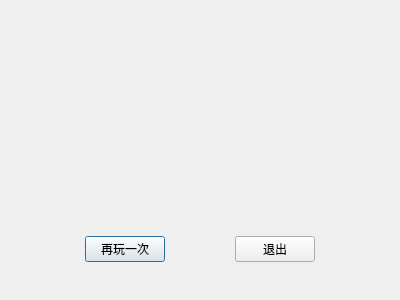
<?xml version="1.0" encoding="UTF-8"?>
<ui version="4.0">
 <class>GameOverDialog</class>
 <widget class="QDialog" name="GameOverDialog">
  <property name="geometry">
   <rect>
    <x>0</x>
    <y>0</y>
    <width>400</width>
    <height>300</height>
   </rect>
  </property>
  <property name="sizePolicy">
   <sizepolicy hsizetype="Fixed" vsizetype="Fixed">
    <horstretch>0</horstretch>
    <verstretch>0</verstretch>
   </sizepolicy>
  </property>
  <property name="font">
   <font>
    <stylestrategy>PreferAntialias</stylestrategy>
   </font>
  </property>
  <property name="windowTitle">
   <string>GameOverDialog</string>
  </property>
  <layout class="QVBoxLayout" name="verticalLayout">
   <item>
    <widget class="QWidget" name="overInfoWidget" native="true">
     <property name="sizePolicy">
      <sizepolicy hsizetype="Minimum" vsizetype="Preferred">
       <horstretch>0</horstretch>
       <verstretch>0</verstretch>
      </sizepolicy>
     </property>
     <property name="minimumSize">
      <size>
       <width>0</width>
       <height>80</height>
      </size>
     </property>
     <property name="styleSheet">
      <string notr="true"/>
     </property>
    </widget>
   </item>
   <item>
    <widget class="QWidget" name="widget" native="true">
     <property name="sizePolicy">
      <sizepolicy hsizetype="Preferred" vsizetype="Fixed">
       <horstretch>0</horstretch>
       <verstretch>0</verstretch>
      </sizepolicy>
     </property>
     <property name="minimumSize">
      <size>
       <width>0</width>
       <height>80</height>
      </size>
     </property>
     <layout class="QHBoxLayout" name="horizontalLayout">
      <item>
       <spacer name="horizontalSpacer_2">
        <property name="orientation">
         <enum>Qt::Horizontal</enum>
        </property>
        <property name="sizeHint" stdset="0">
         <size>
          <width>40</width>
          <height>20</height>
         </size>
        </property>
       </spacer>
      </item>
      <item>
       <widget class="QPushButton" name="restartBtn">
        <property name="text">
         <string>再玩一次</string>
        </property>
       </widget>
      </item>
      <item>
       <spacer name="horizontalSpacer">
        <property name="orientation">
         <enum>Qt::Horizontal</enum>
        </property>
        <property name="sizeHint" stdset="0">
         <size>
          <width>40</width>
          <height>20</height>
         </size>
        </property>
       </spacer>
      </item>
      <item>
       <widget class="QPushButton" name="quitBtn">
        <property name="text">
         <string>退出</string>
        </property>
       </widget>
      </item>
      <item>
       <spacer name="horizontalSpacer_3">
        <property name="orientation">
         <enum>Qt::Horizontal</enum>
        </property>
        <property name="sizeHint" stdset="0">
         <size>
          <width>40</width>
          <height>20</height>
         </size>
        </property>
       </spacer>
      </item>
     </layout>
    </widget>
   </item>
  </layout>
 </widget>
 <resources/>
 <connections/>
</ui>
